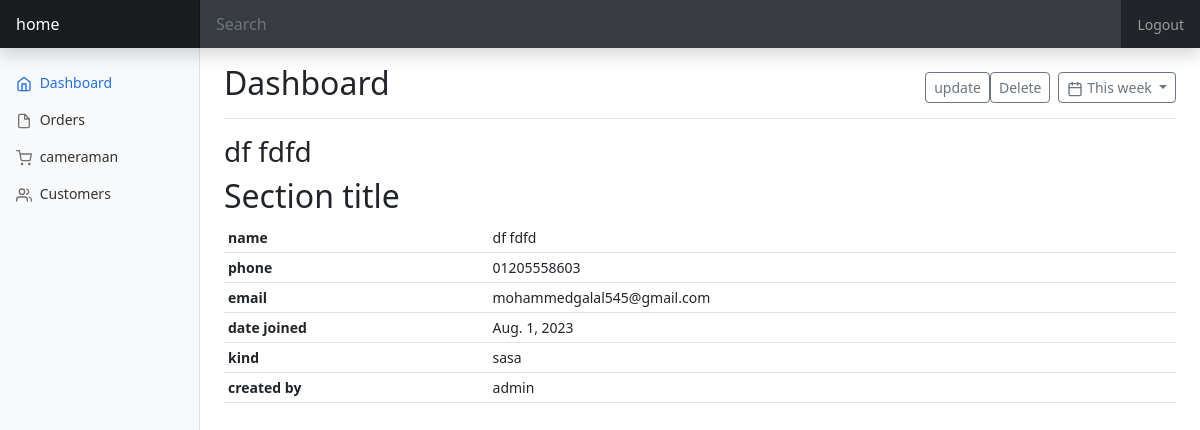
/cm/2 (signed in), run on the app's committed database.
### website/models.py (models this page shows, shortened)
class CameraMan(models.Model):
    id          = models.AutoField(primary_key=True)
    name        = models.CharField(max_length=30)
    phone       = models.CharField(max_length=15)
    email       = models.CharField(max_length=255, blank=True, null=True)
    kind        = models.CharField(max_length=30)
    date_joined = models.DateField(auto_now_add=True)
    is_active   = models.BooleanField(default=True)
    created_by  = models.ForeignKey(User, on_delete=models.CASCADE)

### website/views.py (the view, shortened to what this page needs)
# urls.py: path('cm/<pk>',cm_detail.as_view(),name='cm_detail'),
@method_decorator(login_required , name='dispatch')
class cm_detail(DetailView):
    model = CameraMan
    template_name='cm_detail.html'
    context_object_name = 'form'

### website/templates/CM_detail.html (shortened to what this page needs)
{%load static %}
  <!doctype html>
  <html lang="en">
    <head>
  <link href="/CMMS/static/bootstrap.min.css" rel="stylesheet">
      <link href="/CMMS/static/dashboard.css" rel="stylesheet">
    </head>
    <body>
  <header class="navbar navbar-dark sticky-top bg-dark flex-md-nowrap p-0 shadow">
    <a class="navbar-brand col-md-3 col-lg-2 me-0 px-3 fs-6" href="{%url 'home'%}">home</a>
    <input class="form-control form-control-dark w-100 rounded-0 border-0" type="text" placeholder="Search" aria-label="Search">
    <div class="navbar-nav">
      <div class="nav-item text-nowrap">
        {%if request.user.is_authenticated %}
         <a  class="nav-link px-3" href="{% url 'logout' %}">Logout</a>
        {%else%}
          <a  class="nav-link px-3" href="{% url 'login' %}">Login</a>
        {%endif%}
      </div>
    </div>
  </header>
    <nav id="sidebarMenu" class="col-md-3 col-lg-2 d-md-block bg-light sidebar collapse">
      <div class="position-sticky pt-3 sidebar-sticky">
        <ul class="nav flex-column">
          <li class="nav-item">
            <a class="nav-link active" aria-current="page" href="{%url 'home'%}">
              <span data-feather="home" class="align-text-bottom"></span>
              Dashboard
            </a>
          </li>
          <li class="nav-item">
            <a class="nav-link" href="{%url 'order'%}">
              <span data-feather="file" class="align-text-bottom"></span>
              Orders
            </a>
          </li>
          <li class="nav-item">
            <a class="nav-link" href="{%url 'cameraman'%}">
              <span data-feather="shopping-cart" class="align-text-bottom"></span>
              cameraman
            </a>
          </li>
          <li class="nav-item">
            <a class="nav-link" href="{%url 'client'%}">
              <span data-feather="users" class="align-text-bottom"></span>
              Customers
            </a>
          </li>
        </ul>
      </div>
    </nav>
    <main class="col-md-9 ms-sm-auto col-lg-10 px-md-4" >
      <div class="d-flex justify-content-between flex-wrap flex-md-nowrap align-items-center pt-3 pb-2 mb-3 border-bottom">
        <h1 class="h2">Dashboard</h1>
        <div class="btn-toolbar mb-2 mb-md-0">
          <div class="btn-group me-2">
            <a href="{%url 'cm_update' form.id%}">
             <button type="button" class="btn btn-sm btn-outline-secondary">update</button>
            </a>
            <a href="{%url 'cm_delete' form.id%}">
             <button type="button" class="btn btn-sm btn-outline-secondary">Delete</button>
             </a>
          </div>
          <button type="button" class="btn btn-sm btn-outline-secondary dropdown-toggle">
            <span data-feather="calendar" class="align-text-bottom"></span>
            This week
          </button>
        </div>
      </div>
         <h3>{{form.name}} </h3>
         <h2>Section title</h2>
         <div class="table-responsive" width="900" height="380">
           <table class="table table-striped table-sm">
             <thead>
               <tr>
                 <th>name</th>
                   <td>{{form.name}}</td>
                </tr>
                <TR>
                 <th>phone</th>
                  <td>{{form.phone}}</td>
                </TR>
                <tr>
                 <th>email</th>
                 <td>{{form.email}}</td>
                </tr>
                 <tr>
                    <th>date joined</th>
                   <td> {{form.date_joined}}</td>
                </tr>
                <tr>
                    <th>kind</th>
                    <td>{{form.kind}}</td>
                </tr>
                 <tr>
                    <th>created by</th>
                    <td>{{form.created_by}}</td>
                 </tr>
             </thead>
        </div>
    </main>
    </body>
  </html>
    <html>

### CMMS/static/dashboard.css (style rules this page uses)
body { font-size: .875rem; }
.feather { width: 16px; height: 16px; }
.sidebar { position: fixed; top: 0; bottom: 0; left: 0; z-index: 100; padding: 48px 0 0; box-shadow: inset -1px 0 0 rgba(0, 0, 0, .1); }
.sidebar-sticky { height: calc(100vh - 48px); overflow-x: hidden; overflow-y: auto; }
.sidebar .nav-link { font-weight: 500; color: #333; }
.sidebar .nav-link .feather { margin-right: 4px; color: #727272; }
.sidebar .nav-link.active { color: #2470dc; }
.sidebar .nav-link:hover .feather, .sidebar .nav-link.active .feather { color: inherit; }
.navbar-brand { padding-top: .75rem; padding-bottom: .75rem; background-color: rgba(0, 0, 0, .25); box-shadow: inset -1px 0 0 rgba(0, 0, 0, .25); }
.navbar .form-control { padding: .75rem 1rem; }
.form-control-dark { color: #fff; background-color: rgba(255, 255, 255, .1); border-color: rgba(255, 255, 255, .1); }

### data on the page
CameraMan: name "df fdfd", phone "01205558603", email "mohammedgalal545@gmail.com", date_joined "Aug. 1, 2023", kind "sasa", created_by "admin"
